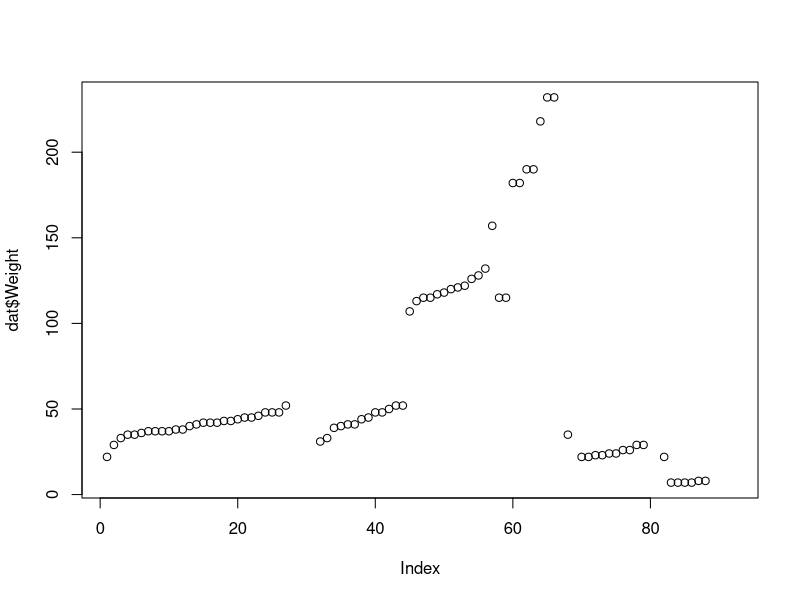
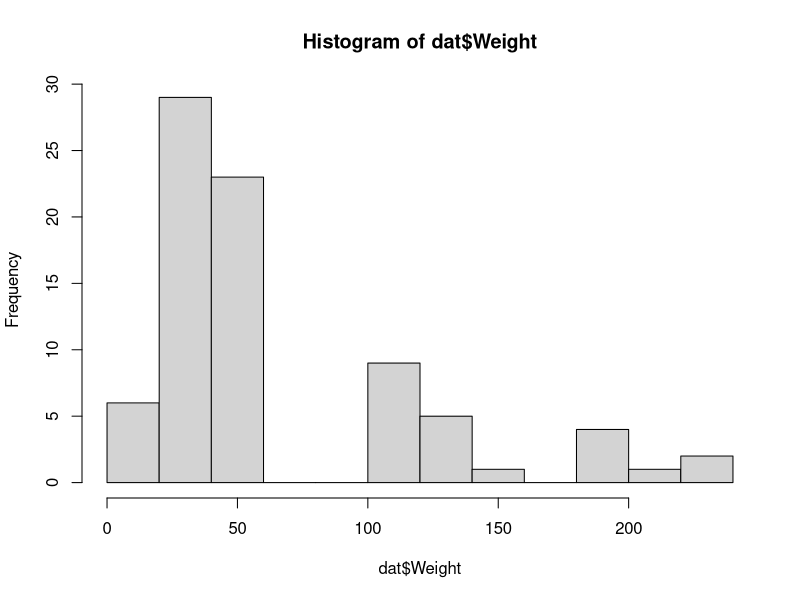

The R source for these figures, in order: (Note: this script raises an error after producing the figures.)
## ---- chunk 1
  # read in the data file
  setwd("~/Biochem_R_training/data/")
  dat = read.csv("survey_data_spreadsheet_messy_fixed.csv",header=T)
  # Summarise some columns
  summary(dat$Sex)
  summary(dat$Weight)
## ---- chunk 2
  # Hmmm let's see what plot does with weight, not that useful.
  plot(dat$Weight)
## ---- chunk 3
  # A histogram is what we want
  hist(dat$Weight, breaks=10)

## ---- chunk 4
  # Let's see the weight by species.
  # you can clearly see that DS is much heavier on average.
  plot(dat$Weight ~ dat$Species)
## ---- chunk 5
  
  # What about the relationship between plot and weight
  plot(dat$Weight ~ dat$Plot)

## ---- chunk 6
  # We can make R give us what we want.
  boxplot(dat$Weight ~ dat$Plot)
